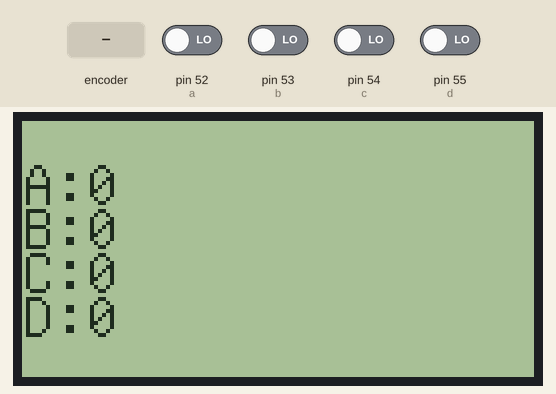
This sketch was run on a simulated Arduino Mega 2560, built with avr-gcc and run on an emulated ATmega2560. Shown: 128×64 one-colour display. The test bench sets the inputs (shaded band); at power-on: pin 52 (a), pin 53 (b), pin 54 (c), pin 55 (d) LOW. What the sketch prints to the serial monitor is not drawn.

Above: at 1.2 s.
1.3 s: rotary encoder on pin 52 (a) / pin 53 (b) turned 3 steps (first pin leading)
At 2.7 s:
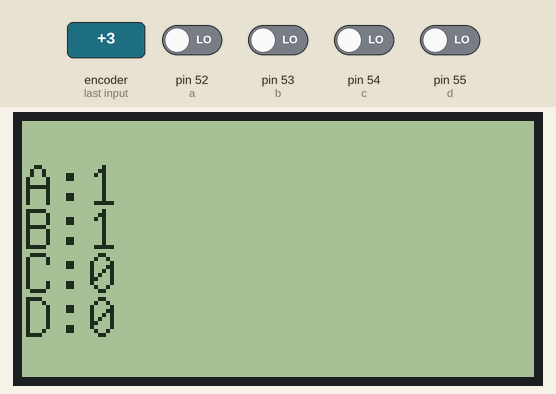
3.4 s: pin 54 (c) driven HIGH
At 4.7 s:
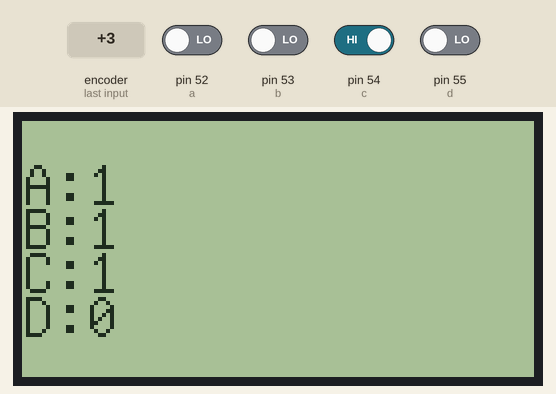
5.0 s: pin 55 (d) driven HIGH
At 5.8 s:
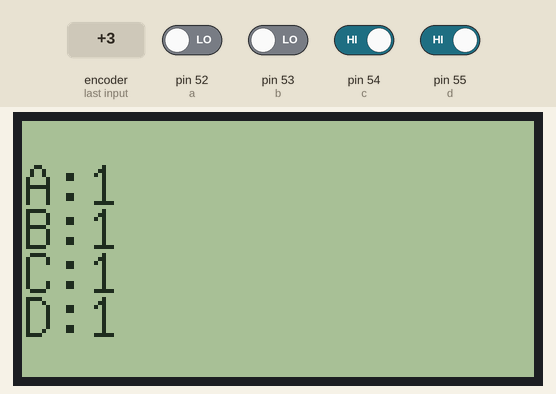
6.7 s: rotary encoder on pin 52 (a) / pin 53 (b) turned 3 steps (first pin leading)
At 7.15 s:
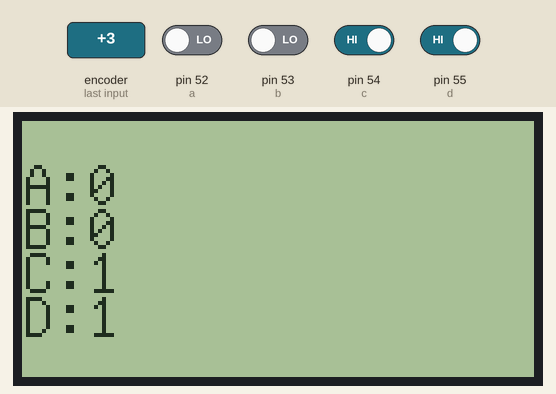
8.8 s: pin 54 (c) driven LOW
At 9.9 s:
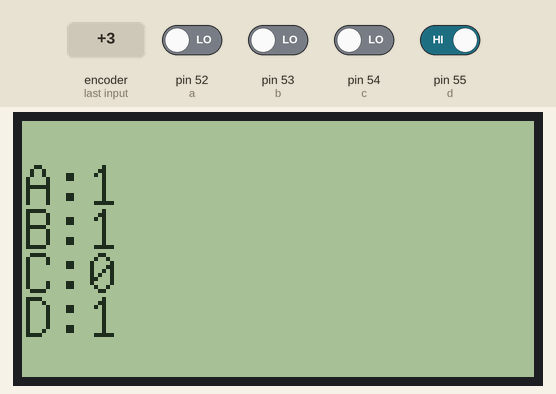
Timing chart, 0 to 11.4 s (numbered marks = the images above; inputs shaded):
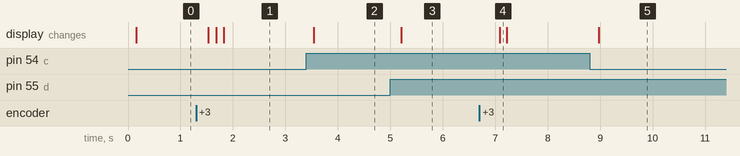

Measured:
- after the input at 1.3 s, the display: changes after 0.23 s (image 1)
- after the input at 3.4 s, the display: changes after 0.14 s (image 2)
- after the input at 5.0 s, the display: changes after 0.20 s (image 3)
- after the input at 6.7 s, the display: changes after 0.39 s (image 4)
- after the input at 8.8 s, the display: changes after 0.17 s (image 5)

The sketch:

pruebaEncoder.ino
```cpp
#include "config.h"
#include <U8glib.h>
U8GLIB_ST7920_128X64_1X u8g(LCD_PINS_D4, LCD_PINS_ENABLE, LCD_PINS_RS);
// Valores de medida
int anterior = 1;
int contador;
char texto[10];
int a, b, c, d;
int vA, vB, vC, vD, vaA, vaB, vaC, vaD;

void setup()
{
  a = 52 ;
  b = 53;
  c = 54;
  d = 55;
  pinMode(a, INPUT);
  pinMode(b, INPUT);
  pinMode(c, INPUT);
  pinMode(d, INPUT);
  // Inicializamos las variables
  anterior = 1;
  contador = 0;
  vaA = -1;
  vaB = -1;
  vaC = -1;
  vaD = -1;
  Serial.begin(BAUD_RATE);
}

void loop()
{
  // Lectura de A, si es 0, volvemos a medir para asegurar el valor
  vA = digitalRead(a);
  vB = digitalRead(b);
  vC = digitalRead(c);
  vD = digitalRead(d);
  if ((vaA != vA) || (vaB != vB) || (vaC != vC) || (vaD != vD)) {
    Serial.println("A:" + String(vA) + "B:" + String(vB) + "C:" + String(vC) + "C:" + String(vD)  );
    vaA = vA;
    vaB = vB;
    vaC = vC;
    vaD = vD;
  }
  u8g.firstPage();
  do
  {
    draw();
  } while (u8g.nextPage());
  //delay(TIEMPO_MUESTREO);
}

void draw(void)
{
  u8g.setFont(u8g_font_unifont);
  u8g.drawStr(0, 21, ("A:" + String(vA)).c_str());
  u8g.drawStr(0, 32, ("B:" + String(vB)).c_str());
  u8g.drawStr(0, 43, ("C:" + String(vC)).c_str());
  u8g.drawStr(0, 54, ("D:" + String(vD)).c_str());
}
```

config.h
```cpp
//************** CONFIGURACION I/O ********************
#define QUEMADOR_LICOR  10        //PIN del Quemador olla licor.
#define QUEMADOR_MACERADOR  8     //PIN del Quemador olla macerado.
#define SENSOR_LICOR  13          //PIN Sensor temperatura olla licor.
#define SENSOR_MACERADOR  14      //PIN Sensor temperatura olla macerado.
#define BAUD_RATE 115200          //BaudRate conexion serie.
#define TIEMPO_MUESTREO 1000      // Retardo entre medidas

//********************** SMART CONTROLLER ******************
#define LCD_PINS_RS 16      //EXP1 -> 7
#define LCD_PINS_ENABLE 17  //EXP1 -> 8
#define LCD_PINS_D4 23      //EXP1 -> 6
#define LCD_PINS_D5 25      //EXP1 -> 5
#define LCD_PINS_D6 27      //EXP1 -> 4
#define LCD_PINS_D7 29      //EXP1 -> 3
                            //EXP1 -> 2 GND
                            //EXP1 -> 1 VCC +5V

#define BEEPER 37
#define KILL_PIN 25
#define BTN_EN1 40
#define BTN_EN2 41
#define BTN_ENC 42
```
